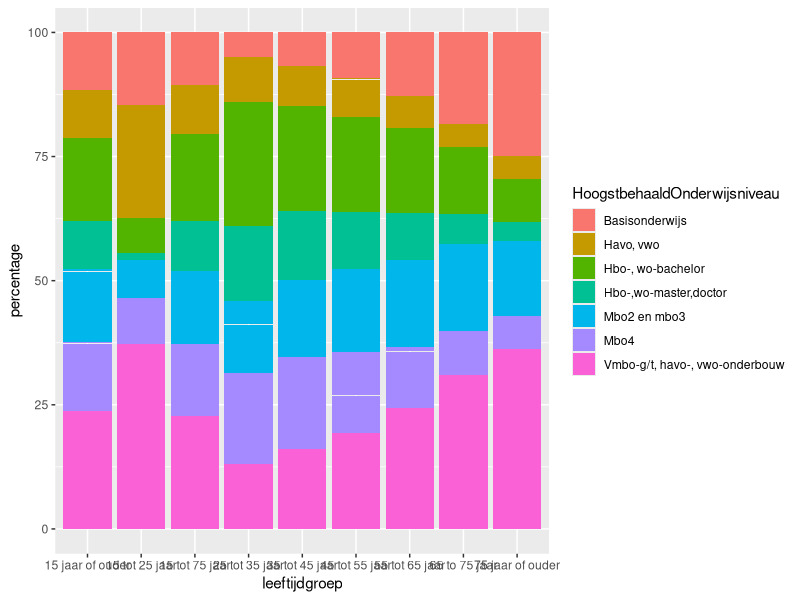
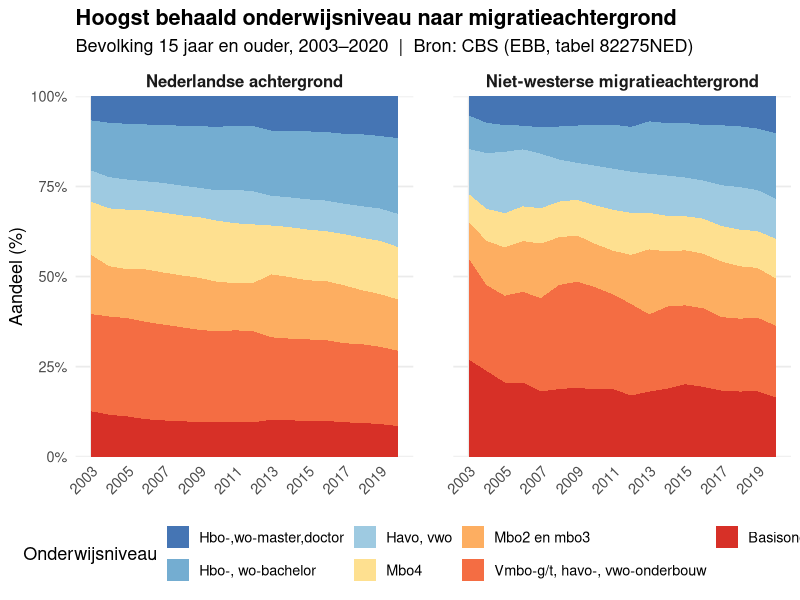

Here is the R script that generated these plots, in order: (Note: this script raises an error after producing the figures.)
## ---- chunk 1
#install.packages("tidyverse")
#install.packages("yaml")
#install.packages("rmarkdown")
#install.packages("readxl")

## ---- chunk 2
require(tidyverse)
require(rmarkdown)
require(yaml)
library(readxl)
## ---- chunk 3
edu_mig_dataset <-read.csv("data/Jaar_bevolking_migratie_achtergrond.csv", sep=";")
reg_mig_dataset <- read_xlsx("data/Ranglijst van de migratieachtergrond van inwoners per provincie in Nederland.xlsx")
reg_edu_dataset <- read_xlsx("data/Regionale_kerncijfers_Nederland_04062026_120418.xlsx")
## ---- chunk 4
summary(edu_mig_dataset)
## ---- chunk 5
summary(reg_mig_dataset)
## ---- chunk 6
summary(reg_edu_dataset)
## ---- chunk 7
edu_mig_dataset <-read.csv("data/Jaar_bevolking_migratie_achtergrond.csv", sep=";")
edu_mig_dataset$Geslacht <-replace(edu_mig_dataset$Geslacht,edu_mig_dataset$Geslacht == "T001038", "totaal mannen en vrouwen")


edu_mig_dataset$Leeftijd <- replace(edu_mig_dataset$Leeftijd, str_detect(edu_mig_dataset$Leeftijd, "20150",), "15 jaar of ouder")
edu_mig_dataset$Leeftijd <- replace(edu_mig_dataset$Leeftijd,edu_mig_dataset$Leeftijd=="21600", "75 jaar of ouder")
edu_mig_dataset$Leeftijd <- replace(edu_mig_dataset$Leeftijd,edu_mig_dataset$Leeftijd=="52052","15 tot 75 jaar")
edu_mig_dataset$Leeftijd <- replace(edu_mig_dataset$Leeftijd,edu_mig_dataset$Leeftijd=="53050","15 tot 25 jaar")
edu_mig_dataset$Leeftijd <- replace(edu_mig_dataset$Leeftijd,edu_mig_dataset$Leeftijd== "53500","25 tot 35 jaar")
edu_mig_dataset$Leeftijd <- replace(edu_mig_dataset$Leeftijd,edu_mig_dataset$Leeftijd== "53700", "35 tot 45 jaar")
edu_mig_dataset$Leeftijd <- replace(edu_mig_dataset$Leeftijd,edu_mig_dataset$Leeftijd== "53800", "45 tot 55 jaar")
edu_mig_dataset$Leeftijd <- replace(edu_mig_dataset$Leeftijd,edu_mig_dataset$Leeftijd=="53900","55 tot 65 jaar")
edu_mig_dataset$Leeftijd <- replace(edu_mig_dataset$Leeftijd,edu_mig_dataset$Leeftijd=="53925","65 to 75 jaar")

edu_mig_dataset$Migratieachtergrond <- replace(edu_mig_dataset$Migratieachtergrond,edu_mig_dataset$Migratieachtergrond== "1012600", "Nederlandse achtergrond")
edu_mig_dataset$Migratieachtergrond <- replace(edu_mig_dataset$Migratieachtergrond,edu_mig_dataset$Migratieachtergrond== "2012605","Met migratieachtergrond")
edu_mig_dataset$Migratieachtergrond <- replace(edu_mig_dataset$Migratieachtergrond,edu_mig_dataset$Migratieachtergrond=="2012655","Westerse migratieachtergrond")
edu_mig_dataset$Migratieachtergrond<- replace(edu_mig_dataset$Migratieachtergrond, edu_mig_dataset$Migratieachtergrond== "2012657","Niet-westerse migratieachtergrond")
edu_mig_dataset$Migratieachtergrond<- replace(edu_mig_dataset$Migratieachtergrond,edu_mig_dataset$Migratieachtergrond=="2012659","onbekende migratieachtergrond")
edu_mig_dataset$Migratieachtergrond<- replace(edu_mig_dataset$Migratieachtergrond,edu_mig_dataset$Migratieachtergrond=="T001040","Totaal")
edu_mig_dataset$Migratieachtergrond<- replace(edu_mig_dataset$Migratieachtergrond,edu_mig_dataset$Migratieachtergrond=="H008673","Marokko")
edu_mig_dataset$Migratieachtergrond<- replace(edu_mig_dataset$Migratieachtergrond,edu_mig_dataset$Migratieachtergrond=="H008766","Turkije")
edu_mig_dataset$Migratieachtergrond<- replace(edu_mig_dataset$Migratieachtergrond,edu_mig_dataset$Migratieachtergrond=="H008751", "Suriname")
edu_mig_dataset$Migratieachtergrond<- replace(edu_mig_dataset$Migratieachtergrond,edu_mig_dataset$Migratieachtergrond=="H007119","(voormalige) Nederlandse Antillen, Aruba")
edu_mig_dataset$Migratieachtergrond<- replace(edu_mig_dataset$Migratieachtergrond,edu_mig_dataset$Migratieachtergrond== "A008187","Overige niet-westerse migratieachgergrond ")

edu_mig_dataset$Perioden<- replace(edu_mig_dataset$Perioden,edu_mig_dataset$Perioden=="2003JJ00","2003")
edu_mig_dataset$Perioden<- replace(edu_mig_dataset$Perioden,edu_mig_dataset$Perioden=="2004JJ00","2004")
edu_mig_dataset$Perioden<- replace(edu_mig_dataset$Perioden,edu_mig_dataset$Perioden=="2005JJ00","2005")
edu_mig_dataset$Perioden<- replace(edu_mig_dataset$Perioden,edu_mig_dataset$Perioden=="2006JJ00","2006")
edu_mig_dataset$Perioden<- replace(edu_mig_dataset$Perioden,edu_mig_dataset$Perioden=="2007JJ00","2007")
edu_mig_dataset$Perioden<- replace(edu_mig_dataset$Perioden,edu_mig_dataset$Perioden=="2008JJ00","2008")
edu_mig_dataset$Perioden<- replace(edu_mig_dataset$Perioden,edu_mig_dataset$Perioden=="2009JJ00","2009")
edu_mig_dataset$Perioden<- replace(edu_mig_dataset$Perioden,edu_mig_dataset$Perioden=="2010JJ00","2010")
edu_mig_dataset$Perioden<- replace(edu_mig_dataset$Perioden,edu_mig_dataset$Perioden=="2011JJ00","2011")
edu_mig_dataset$Perioden<- replace(edu_mig_dataset$Perioden,edu_mig_dataset$Perioden=="2012JJ00","2012")
edu_mig_dataset$Perioden<- replace(edu_mig_dataset$Perioden, edu_mig_dataset$Perioden=="2013JJ00","2013")
edu_mig_dataset$Perioden<- replace(edu_mig_dataset$Perioden,edu_mig_dataset$Perioden=="2014JJ00","2014")
edu_mig_dataset$Perioden<-replace(edu_mig_dataset$Perioden,edu_mig_dataset$Perioden=="2015JJ00","2015")
edu_mig_dataset$Perioden<-replace(edu_mig_dataset$Perioden,edu_mig_dataset$Perioden=="2016JJ00","2016")
edu_mig_dataset$Perioden<- replace(edu_mig_dataset$Perioden,edu_mig_dataset$Perioden=="2017JJ00","2017")
edu_mig_dataset$Perioden<- replace(edu_mig_dataset$Perioden,edu_mig_dataset$Perioden=="2018JJ00","2018")
edu_mig_dataset$Perioden<- replace(edu_mig_dataset$Perioden,edu_mig_dataset$Perioden=="2019JJ00","2019")
edu_mig_dataset$Perioden<- replace(edu_mig_dataset$Perioden,edu_mig_dataset$Perioden=="2020JJ00","2020")

edu_mig_dataset$HoogstBehaaldOnderwijsniveau<-replace(edu_mig_dataset$HoogstBehaaldOnderwijsniveau,edu_mig_dataset$HoogstBehaaldOnderwijsniveau=="2018710","Basisonderwijs")
edu_mig_dataset$HoogstBehaaldOnderwijsniveau<- replace(edu_mig_dataset$HoogstBehaaldOnderwijsniveau,
                                                       edu_mig_dataset$HoogstBehaaldOnderwijsniveau=="2018720",
                                                       "Vmbo-g/t, havo-, vwo-onderbouw")
edu_mig_dataset$HoogstBehaaldOnderwijsniveau<-replace(edu_mig_dataset$HoogstBehaaldOnderwijsniveau,
                                                      edu_mig_dataset$HoogstBehaaldOnderwijsniveau=="2018760",
                                                      "Mbo2 en mbo3")
edu_mig_dataset$HoogstBehaaldOnderwijsniveau<-replace(edu_mig_dataset$HoogstBehaaldOnderwijsniveau,
                                                      edu_mig_dataset$HoogstBehaaldOnderwijsniveau=="2018770",
                                                      "Mbo4")
edu_mig_dataset$HoogstBehaaldOnderwijsniveau<-replace(edu_mig_dataset$HoogstBehaaldOnderwijsniveau,
                                                      edu_mig_dataset$HoogstBehaaldOnderwijsniveau=="2018780",
                                                      "Havo, vwo")
edu_mig_dataset$HoogstBehaaldOnderwijsniveau<-replace(edu_mig_dataset$HoogstBehaaldOnderwijsniveau,
                                                      edu_mig_dataset$HoogstBehaaldOnderwijsniveau=="2018800",
                                                      "Hbo-, wo-bachelor")
edu_mig_dataset$HoogstBehaaldOnderwijsniveau<-replace(edu_mig_dataset$HoogstBehaaldOnderwijsniveau,
                                                      edu_mig_dataset$HoogstBehaaldOnderwijsniveau=="2018810",
                                                      "Hbo-,wo-master,doctor")


## ---- chunk 8
reg_edu_dataset$`Regio's`<- replace(reg_edu_dataset$`Regio's`, reg_edu_dataset$`Regio's`== "Zeeland (PV)", "Zeeland")
reg_edu_dataset$`Regio's`<- replace(reg_edu_dataset$`Regio's`, reg_edu_dataset$`Regio's`== "Fryslân (PV)", "Friesland")
reg_edu_dataset$`Regio's`<- replace(reg_edu_dataset$`Regio's`, reg_edu_dataset$`Regio's`== "Drenthe (PV)", "Drenthe")
reg_edu_dataset$`Regio's`<- replace(reg_edu_dataset$`Regio's`, reg_edu_dataset$`Regio's`== "Flevoland (PV)", "Flevoland")
reg_edu_dataset$`Regio's`<- replace(reg_edu_dataset$`Regio's`, reg_edu_dataset$`Regio's`== "Limburg (PV)", "Limburg")
reg_edu_dataset$`Regio's`<- replace(reg_edu_dataset$`Regio's`, reg_edu_dataset$`Regio's`== "Overijssel (PV)", "Overijssel")
reg_edu_dataset$`Regio's`<- replace(reg_edu_dataset$`Regio's`, reg_edu_dataset$`Regio's`== "Gelderland (PV)", "Gelderland")
reg_edu_dataset$`Regio's`<- replace(reg_edu_dataset$`Regio's`, reg_edu_dataset$`Regio's`== "Groningen (PV)", "Groningen")
reg_edu_dataset$`Regio's`<- replace(reg_edu_dataset$`Regio's`, reg_edu_dataset$`Regio's`== "Noord-Brabant (PV)", "Noord-Brabant")
reg_edu_dataset$`Regio's`<- replace(reg_edu_dataset$`Regio's`, reg_edu_dataset$`Regio's`== "Noord-Holland (PV)", "Noord-Holland")
reg_edu_dataset$`Regio's`<- replace(reg_edu_dataset$`Regio's`, reg_edu_dataset$`Regio's`== "Zuid-Holland (PV)", "Zuid-Holland")
reg_edu_dataset$`Regio's`<- replace(reg_edu_dataset$`Regio's`, reg_edu_dataset$`Regio's`== "Utrecht (PV)", "Utrecht")
## ---- chunk 9
edu_mig_dataset%>% group_by(Leeftijd)%>% mutate(percentage=Bevolking_1/sum(Bevolking_1)*100)%>% ggplot(aes(x=Leeftijd,y=percentage,fill=HoogstBehaaldOnderwijsniveau))+geom_col()+labs(x="leeftijdgroep",y="percentage",fill="HoogstbehaaldOnderwijsniveau")


## ---- chunk 10

## ---- chunk 11

# Bevolking kolom naar numeriek
edu_mig_dataset$Bevolking_1 <- as.numeric(trimws(edu_mig_dataset$Bevolking_1))

# Data voorbereiden
df_plot <- edu_mig_dataset %>%
  filter(
    Leeftijd            == "15 jaar of ouder",
    Migratieachtergrond %in% c("Nederlandse achtergrond", "Niet-westerse migratieachtergrond")
  ) %>%
  mutate(
    jaar   = as.integer(Perioden),
    niveau = factor(HoogstBehaaldOnderwijsniveau, levels = c(
      "Hbo-,wo-master,doctor",
      "Hbo-, wo-bachelor",
      "Havo, vwo",
      "Mbo4",
      "Mbo2 en mbo3",
      "Vmbo-g/t, havo-, vwo-onderbouw",
      "Basisonderwijs"
    ))
  ) %>%
  group_by(jaar, Migratieachtergrond, niveau) %>%
  summarise(bevolking = sum(Bevolking_1, na.rm = TRUE), .groups = "drop") %>%
  group_by(jaar, Migratieachtergrond) %>%
  mutate(pct = bevolking / sum(bevolking) * 100) %>%
  ungroup()

# Kleuren van laag naar hoog
kleuren <- c(
  "Basisonderwijs"                 = "#d73027",
  "Vmbo-g/t, havo-, vwo-onderbouw" = "#f46d43",
  "Mbo2 en mbo3"                   = "#fdae61",
  "Mbo4"                           = "#fee090",
  "Havo, vwo"                      = "#9ecae1",
  "Hbo-, wo-bachelor"              = "#74add1",
  "Hbo-,wo-master,doctor"          = "#4575b4"
)

ggplot(df_plot, aes(x = jaar, y = pct, fill = niveau)) +
  geom_area(stat = "identity", position = "fill", na.rm = TRUE) +
  facet_wrap(~ Migratieachtergrond, ncol = 2) +
  scale_fill_manual(values = kleuren) +
  scale_x_continuous(breaks = seq(2003, 2020, by = 2)) +
  scale_y_continuous(
    labels = scales::percent,
    expand = c(0, 0)
  ) +
  labs(
    title    = "Hoogst behaald onderwijsniveau naar migratieachtergrond",
    subtitle = "Bevolking 15 jaar en ouder, 2003–2020  |  Bron: CBS (EBB, tabel 82275NED)",
    x        = NULL,
    y        = "Aandeel (%)",
    fill     = "Onderwijsniveau"
  ) +
  theme_minimal(base_size = 13) +
  theme(
    legend.position  = "bottom",
    strip.text       = element_text(face = "bold", size = 12),
    axis.text.x      = element_text(angle = 45, hjust = 1),
    panel.grid.minor = element_blank(),
    plot.title       = element_text(face = "bold"),
    panel.spacing    = unit(2, "lines")
  )
## ---- chunk 12

## ---- chunk 13
dataset$inmetro <- dataset$inmetro %>% as.factor()
# Boxplot of poverty rate by state using the 'midwest' dataset
ggplot(dataset, aes(x = inmetro, y = percadultpoverty)) +
  geom_boxplot() +
  labs(
    title = "Distribution of Poverty Rates by Metropolitan status (Midwest counties)",
    x = "Metropolitan Area",
    y = "Poverty Rate of Adults (%)"
  ) +
  theme_minimal() +
  theme(
    legend.position = "right"
  )


## ---- chunk 14
